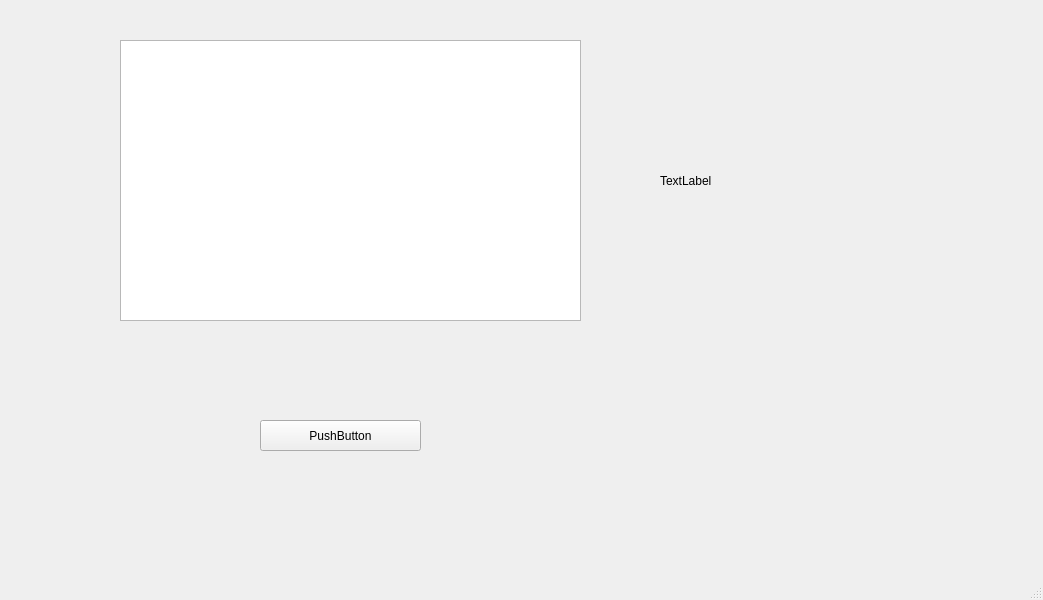
<?xml version="1.0" encoding="UTF-8"?>
<ui version="4.0">
 <class>MainWindow</class>
 <widget class="QMainWindow" name="MainWindow">
  <property name="geometry">
   <rect>
    <x>0</x>
    <y>0</y>
    <width>1043</width>
    <height>600</height>
   </rect>
  </property>
  <property name="windowTitle">
   <string>MainWindow</string>
  </property>
  <widget class="QWidget" name="centralwidget">
   <widget class="QGraphicsView" name="graphicsView">
    <property name="geometry">
     <rect>
      <x>120</x>
      <y>40</y>
      <width>461</width>
      <height>281</height>
     </rect>
    </property>
   </widget>
   <widget class="QPushButton" name="pushButton">
    <property name="geometry">
     <rect>
      <x>260</x>
      <y>420</y>
      <width>161</width>
      <height>31</height>
     </rect>
    </property>
    <property name="text">
     <string>PushButton</string>
    </property>
   </widget>
   <widget class="QLabel" name="label">
    <property name="geometry">
     <rect>
      <x>660</x>
      <y>40</y>
      <width>331</width>
      <height>281</height>
     </rect>
    </property>
    <property name="text">
     <string>TextLabel</string>
    </property>
   </widget>
   <widget class="QWidget" name="widget" native="true">
    <property name="geometry">
     <rect>
      <x>0</x>
      <y>0</y>
      <width>1041</width>
      <height>351</height>
     </rect>
    </property>
   </widget>
   <zorder>pushButton</zorder>
   <zorder>graphicsView</zorder>
   <zorder>label</zorder>
   <zorder>widget</zorder>
  </widget>
  <widget class="QMenuBar" name="menubar">
   <property name="geometry">
    <rect>
     <x>0</x>
     <y>0</y>
     <width>1043</width>
     <height>22</height>
    </rect>
   </property>
  </widget>
  <widget class="QStatusBar" name="statusbar"/>
 </widget>
 <resources/>
 <connections/>
</ui>
